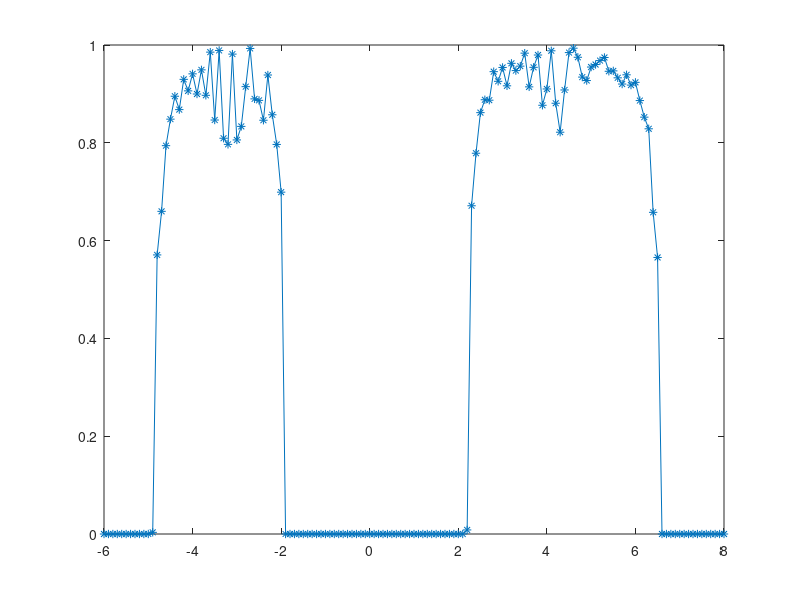

Recreate this plot in MATLAB.
clear; 

pi=atan(1)*4; ic=sqrt(-1);
damping=10^-7;
Nit=40; %Nit is the maximun iteration number to reach half infinity when solving surface Green's function
L=20;W_pn=10;
Efield=0.1;
delta = 0.2;  deltaterm=diag([delta,delta,-delta,-delta]);
I1=1:4;
I2=5:8;
NN4=4;


t1 = -1.22;
t2 = 3.665;
t3 = -0.205;
t4 = -0.105;
t5 = -0.055;


kx=-pi/3;
ek=exp(ic*kx);
ek1=ek';


nE=0;
cond=0;
for E=-6:0.1:8
    nE=nE+1;
z=E+ic*damping;

H0=0;
H0=[0,t1+t3*ek1,t4*(1+ek1),t5+t2*ek1; t1+t3*ek,0,t2+t5*ek1,t4*(1+ek1);t4*(1+ek),t2+t5*ek,0,t1+t3*ek1; t5+t2*ek,t4*(1+ek),t1+t3*ek,0]+ deltaterm; 
V1=0;
%from the cell y-1 to the cell y
V1=[0,t3*ek1+t1,t4*(1+ek1),0;0,0,0,0;0 0 0 0; 0,t4+t4*ek,t1+t3*ek,0];

V2=0;
 %from the cell y-1 to the cell y
V2=[0 0 0 0;t1+t3*ek,0,0,t4+t4*ek1;t4+t4*ek,0,0,t1+t3*ek1;0 0 0 0;];



 H00=[H0,V1;V2,H0];
 
G0Lead=(z*eye(8)-H00)^-1; 
G011=G0Lead(I1,I1);
G01N=G0Lead(I1,I2);
G0N1=G0Lead(I2,I1);
G0NN=G0Lead(I2,I2);

%%%surface Green's function of infinite electrode%%
ss0=10000;ss=9000;
nit=0;
while (abs(ss0-ss)>1d-9)&(nit<Nit) 
        ss0=ss; nit=nit+1;
G11=G011+G01N*V1*(eye(NN4)-G011*V2*G0NN*V1)^-1*G011*V2*G0N1;  
G2N2N=G0NN+G0N1*V2*(eye(NN4)-G0NN*V1*G011*V2)^-1*G0NN*V1*G01N ; ;

G12N=G01N*V1*(eye(NN4)-G011*V2*G0NN*V1)^-1*G01N;
G2N1=G0N1*V2*(eye(NN4)-G0NN*V1*G011*V2)^-1*G0N1;


G011=G11; G0NN=G2N2N; G01N=G12N; G0N1=G2N1;

ss=sum(sum(abs(G11),1));

end;
nit;
'lead iteration finished';


for i=1:L
H00((i-1)*4+1:i*4,(i-1)*4+1:i*4)=H0;
H00((i-1)*4+1:i*4,(i-1)*4+1:i*4)=H0;
if (i+1<=L)H00(i*4+1:(i+1)*4,(i-1)*4+1:i*4)=V2;end;
if (i+1<=L)H00((i-1)*4+1:i*4,i*4+1:(i+1)*4)=V1;end;
end

for i=1:L
  if (((L - W_pn) / 2 < i )&(i< (L + W_pn) / 2)) 
      ss=(i-(L - W_pn) / 2.0);
      H00((i-1)*4+1:i*4,(i-1)*4+1:i*4)=deltaterm+[ss*Efield,t1+t3*ek1,t4*(1+ek1),t5+t2*ek1;t1+t3*ek,(ss+1d0/2)*Efield,t2+t5*ek1,t4*(1+ek1);t4*(1+ek),t2+t5*ek,(ss+1d0/2)*Efield,t1+t3*ek1;t5+t2*ek,t4*(1+ek),t1+t3*ek,ss*Efield];
  end;
  if i<=(L - W_pn) / 2
       H00((i-1)*4+1:i*4,(i-1)*4+1:i*4)=H0+deltaterm;
  end;
  if i>=(L + W_pn) / 2
       H00((i-1)*4+1:i*4,(i-1)*4+1:i*4)=H0+W_pn*Efield*eye(4)+deltaterm; 
  end;
end;
 G00=(z*eye(L*4)-H00)^-1; 
 
IL=4*(L-1)+1:4*L;
G0=zeros(8,8);
G0(I1,I1)=G00(I1,I1);
G0(I2,I2)=G00(IL,IL);
G0(I1,I2)=G00(I1,IL);
G0(I2,I1)=G00(IL,I1);

selflead=[V2*G0NN*V1,zeros(NN4,NN4);zeros(NN4,NN4),V1*G011*V2];
G0w=selflead*G0;
G0R=G0*(eye(8)-G0w)^-1;



G0A=G0R';
g10=V1*G011*V2;g1=ic*(g10-g10');
g20=V2*G0NN*V1;g2=ic*(g20-g20');


tt=trace(g2*G0R(I1,I2)*g1*G0A(I2,I1));
cond(nE,1)=E;
cond(nE,2)=real(tt);
end
figure;
plot(cond(:,1),cond(:,2),'*-')